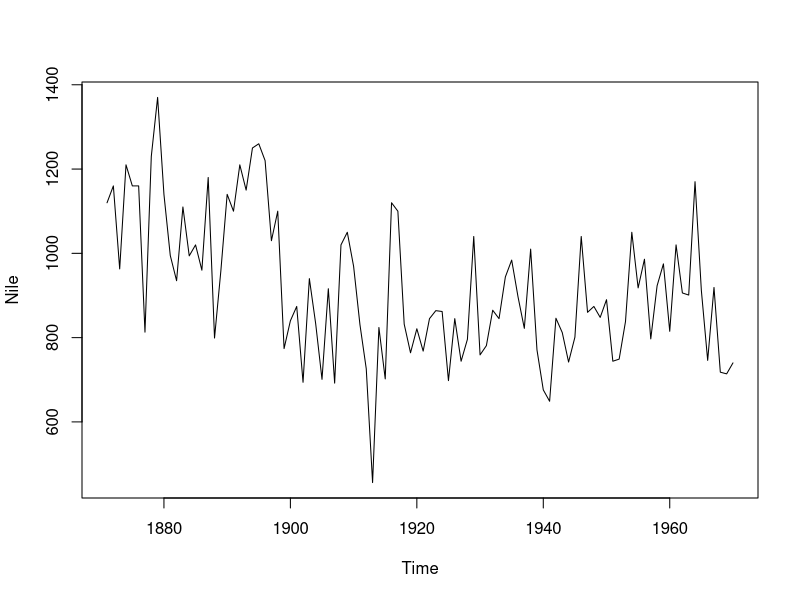
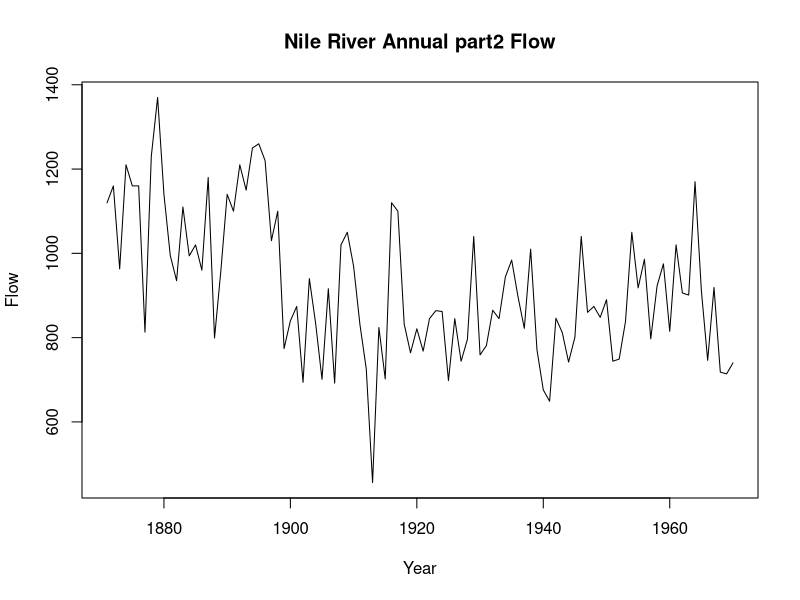
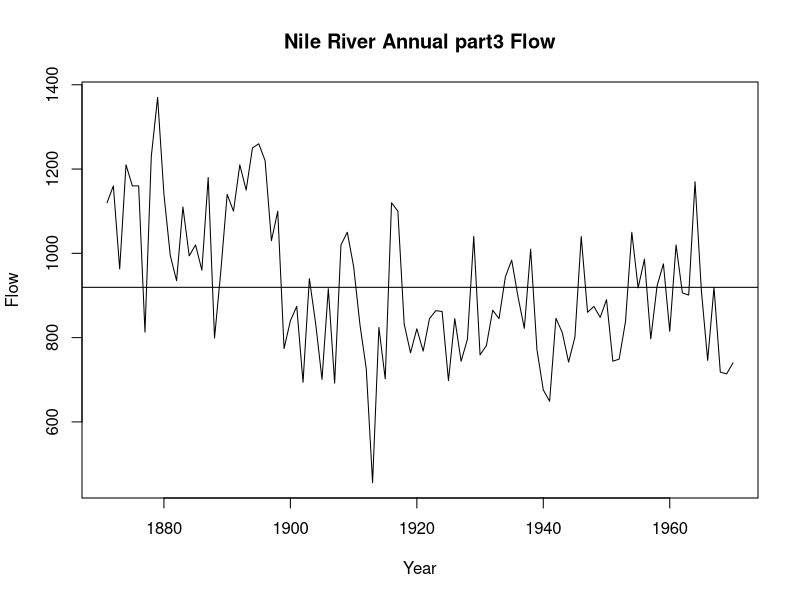
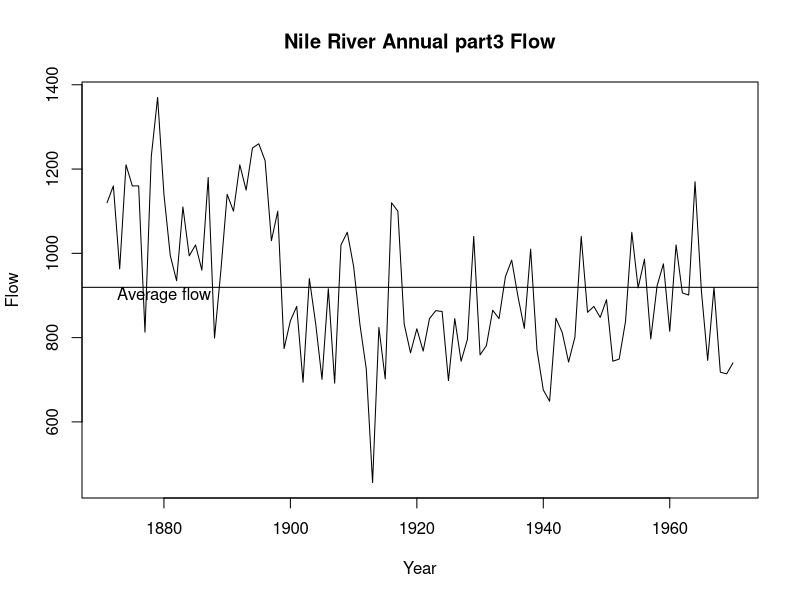

The R source for these figures, in order:
# 1
plot(Nile,type='l')

# 2nd part
plot(Nile,type='l',main="Nile River Annual part2 Flow",xlab="Year",ylab="Flow")

# 3rd part 
plot(Nile,type='l',main="Nile River Annual part3 Flow",xlab="Year",ylab="Flow")
abline(h=mean(Nile))

# 4th part 
plot(Nile,type='l',main="Nile River Annual part3 Flow",xlab="Year",ylab="Flow")
abline(h=mean(Nile))
text(x=1880,y=900,label="Average flow")